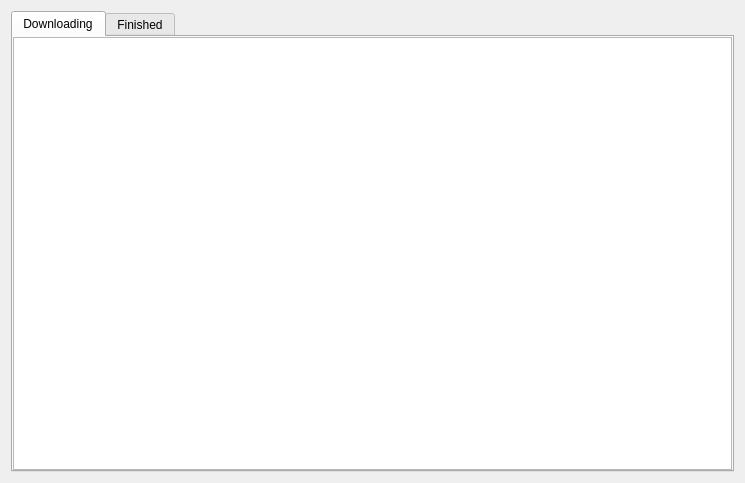
<?xml version="1.0" encoding="UTF-8"?>
<ui version="4.0">
 <class>DownloadListWidget</class>
 <widget class="QWidget" name="DownloadListWidget">
  <property name="geometry">
   <rect>
    <x>0</x>
    <y>0</y>
    <width>745</width>
    <height>483</height>
   </rect>
  </property>
  <property name="minimumSize">
   <size>
    <width>400</width>
    <height>0</height>
   </size>
  </property>
  <property name="windowTitle">
   <string>Download List</string>
  </property>
  <layout class="QVBoxLayout" name="verticalLayout">
   <item>
    <widget class="QTabWidget" name="tabWidget">
     <property name="currentIndex">
      <number>0</number>
     </property>
     <property name="documentMode">
      <bool>false</bool>
     </property>
     <widget class="QWidget" name="Downloading">
      <attribute name="title">
       <string>Downloading</string>
      </attribute>
      <layout class="QVBoxLayout" name="verticalLayout_2">
       <property name="leftMargin">
        <number>0</number>
       </property>
       <property name="topMargin">
        <number>0</number>
       </property>
       <property name="rightMargin">
        <number>0</number>
       </property>
       <property name="bottomMargin">
        <number>0</number>
       </property>
       <item>
        <widget class="QListWidget" name="downloadingListWidget"/>
       </item>
      </layout>
     </widget>
     <widget class="QWidget" name="Finished">
      <attribute name="title">
       <string>Finished</string>
      </attribute>
      <layout class="QVBoxLayout" name="verticalLayout_3">
       <property name="leftMargin">
        <number>0</number>
       </property>
       <property name="topMargin">
        <number>0</number>
       </property>
       <property name="rightMargin">
        <number>0</number>
       </property>
       <property name="bottomMargin">
        <number>0</number>
       </property>
       <item>
        <widget class="QListWidget" name="finishedListWidget"/>
       </item>
      </layout>
     </widget>
    </widget>
   </item>
  </layout>
 </widget>
 <resources/>
 <connections/>
</ui>
